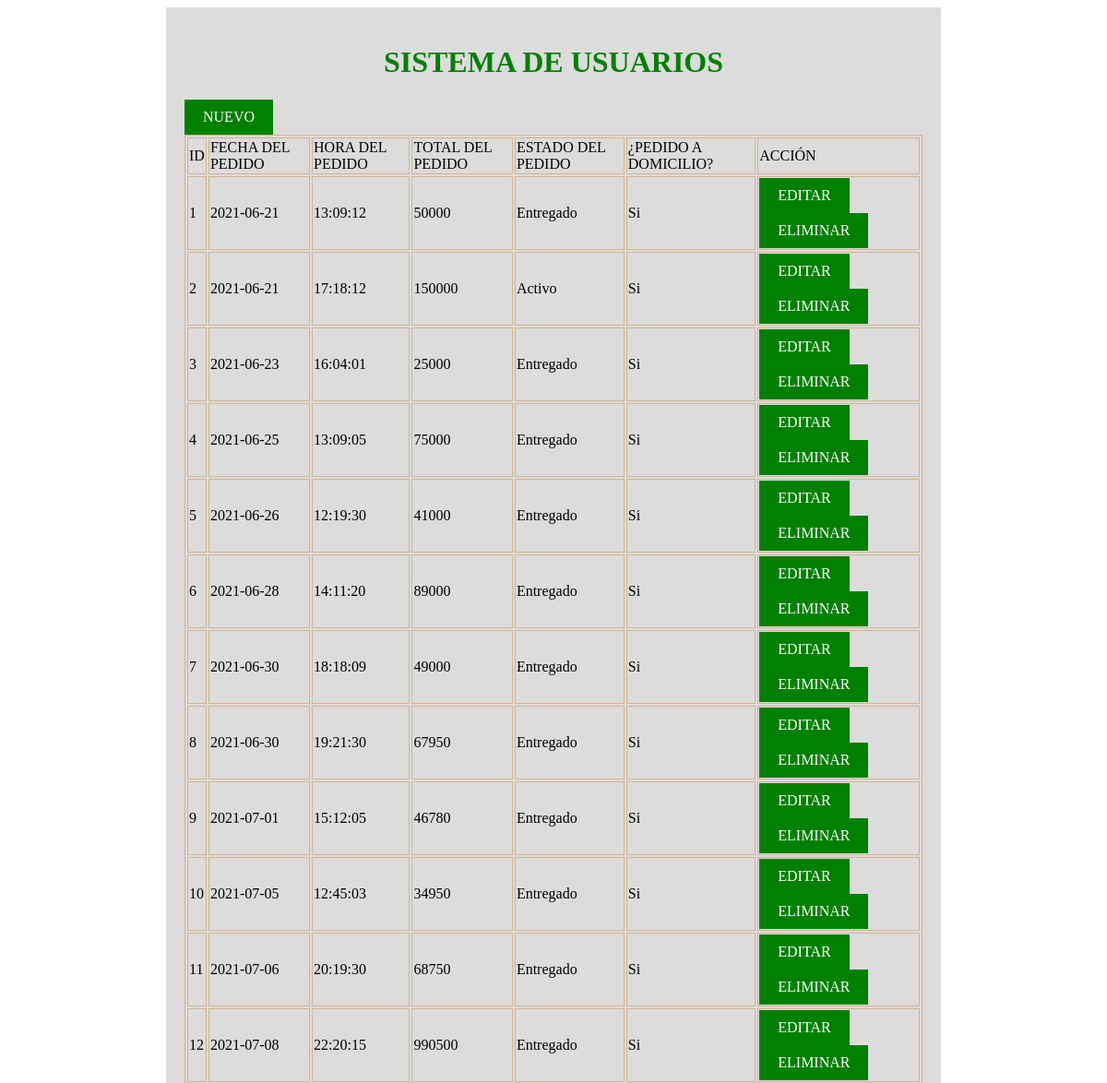
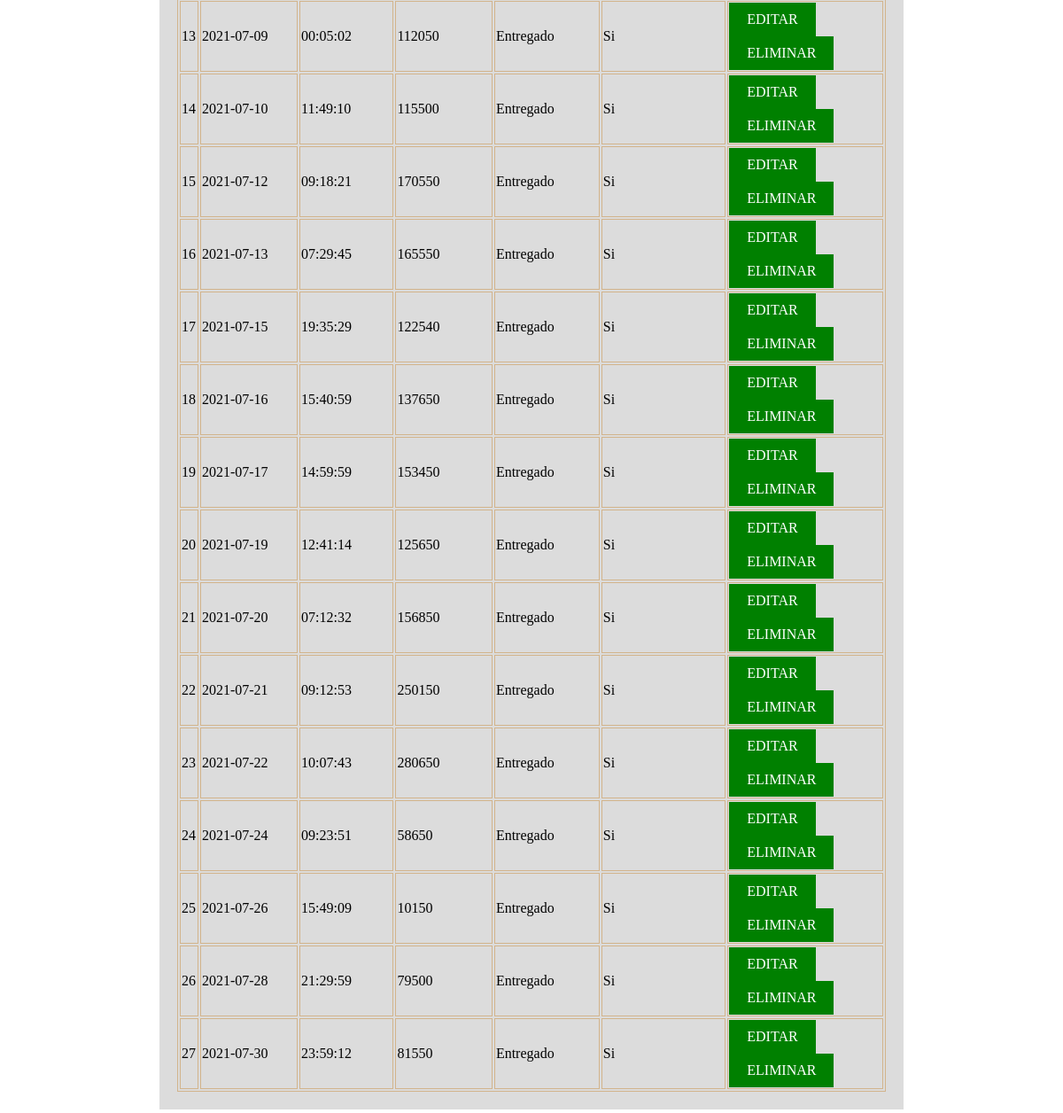
The page / on the database its author committed (2 pictures, top to bottom).
### tables this page shows
CREATE TABLE `pedido` (
  `idPedido` int(11) NOT NULL,
  `fechaPedido` date NOT NULL,
  `horaPedido` time NOT NULL,
  `totalPedido` double NOT NULL,
  `estadoPedido` varchar(30) NOT NULL,
  `pedidoaDomicilio` char(3) DEFAULT NULL,
  `idUsuarioFK` int(11) NOT NULL
);

### Controlador/pedidos/index.php (called while the page is built, shortened)
<?php
require_once("Modelo/index.php");
class modeloController{
    static function index(){
        $pedido   = new Modelo();
        $dato       =   $pedido->mostrar("pedido","10");
        require_once("Vista/pedidos/index.php");
    }
}

### Modelo/index.php (called while the page is built, shortened)
<?php
class Modelo{
    public $db;
    private $datos;
    public function __construct(){
        $this->db = new PDO('mysql:host=localhost;dbname=falconsexpress',"root","");
    }
     public function mostrar($tabla,$condicion){
        $consul="select * from ".$tabla." where ".$condicion.";";
        $resu=$this->db->query($consul);
        while($filas = $resu->FETCHALL(PDO::FETCH_ASSOC)) {
                $this->datos[]=$filas;
        }
        return $this->datos;
    }
}

### Vista/pedidos/index.php (the view)
<?php
require_once("Vista/layouts/pedidos/header.php");
?>
<a href="index.php?m=nuevo" class="btn">NUEVO</a>
<table>
    <tr>
        <td>ID</td>
        <td>FECHA DEL PEDIDO</td>
        <td>HORA DEL PEDIDO</td>
        <td>TOTAL DEL PEDIDO</td>
        <td>ESTADO DEL PEDIDO</td>
        <td>¿PEDIDO A DOMICILIO?</td>
        <td>ACCIÓN</td>
    </tr>
    <tbody>
        <?php
            if(!empty($dato)):
                foreach($dato as $key => $value)
                    foreach($value as $v):?>
                    <tr>
                        <td><?php echo $v['idPedido'] ?> </td>
                        <td><?php echo $v['fechaPedido'] ?> </td>
                        <td><?php echo $v['horaPedido'] ?> </td>
                        <td><?php echo $v['totalPedido'] ?> </td>
                        <td><?php echo $v['estadoPedido'] ?> </td>
                        <td><?php echo $v['pedidoaDomicilio'] ?> </td>
                        <td>
                            <a class="btn" href="index.php?m=editar&idPedido=<?php echo $v['idPedido']?>">EDITAR</a>
                            <a class="btn" href="index.php?m=eliminar&idPedido=<?php echo $v['idPedido']?>" onclick="return confirm('ESTA SEGURO'); false">ELIMINAR</a>
                        </td>
                    </tr>
                    <?php endforeach; ?>
            <?php else: ?>
                <tr>
                    <td colspan="11">NO HAY REGISTROS</td>
                </tr>
            <?php endif ?>
    </tbody>
</table>
<?php
require_once("Vista/layouts/pedidos/footer.php");

### index.php (shortened to what this page needs)
<?php
require_once("Controlador/pedidos/index.php");
if(isset($_GET['m'])):
    if(method_exists("modeloController",$_GET['m'])):
        modeloController::{$_GET['m']}();
    endif;
else:
    modeloController::index();
endif;

### Vista/layouts/pedidos/header.php (shortened to what this page needs)
<!DOCTYPE html>
<html lang="es">
<head>
    <link rel="stylesheet" href="Vista/css/app.css">
</head>
<body>
    <div class="panel">
        <h1 class="text-center">SISTEMA DE USUARIOS</h1>

### Vista/layouts/pedidos/footer.php
       </div>
</body>
</html>

### Vista/css/app.css (style rules this page uses)
.panel { max-width: 800px; padding: 20px; margin: auto; background: gainsboro; }
.text-center { text-align: center; color: green; }
table { width: 100%; }
table,tr,td { border: 1px solid tan; }
.btn { background: green; color: white; padding: 10px 20px; display: inline-block; text-decoration: none; }

### rows shown on the page
pedido: idPedido "1", fechaPedido "2021-06-21", horaPedido "13:09:12", totalPedido "50000", estadoPedido "Entregado", pedidoaDomicilio "Si"
pedido: idPedido "2", fechaPedido "2021-06-21", horaPedido "17:18:12", totalPedido "150000", estadoPedido "Activo", pedidoaDomicilio "Si"
pedido: idPedido "3", fechaPedido "2021-06-23", horaPedido "16:04:01", totalPedido "25000", estadoPedido "Entregado", pedidoaDomicilio "Si"
pedido: idPedido "4", fechaPedido "2021-06-25", horaPedido "13:09:05", totalPedido "75000", estadoPedido "Entregado", pedidoaDomicilio "Si"
pedido: idPedido "5", fechaPedido "2021-06-26", horaPedido "12:19:30", totalPedido "41000", estadoPedido "Entregado", pedidoaDomicilio "Si"
pedido: idPedido "6", fechaPedido "2021-06-28", horaPedido "14:11:20", totalPedido "89000", estadoPedido "Entregado", pedidoaDomicilio "Si"
pedido: idPedido "7", fechaPedido "2021-06-30", horaPedido "18:18:09", totalPedido "49000", estadoPedido "Entregado", pedidoaDomicilio "Si"
pedido: idPedido "8", fechaPedido "2021-06-30", horaPedido "19:21:30", totalPedido "67950", estadoPedido "Entregado", pedidoaDomicilio "Si"
pedido: idPedido "9", fechaPedido "2021-07-01", horaPedido "15:12:05", totalPedido "46780", estadoPedido "Entregado", pedidoaDomicilio "Si"
pedido: idPedido "10", fechaPedido "2021-07-05", horaPedido "12:45:03", totalPedido "34950", estadoPedido "Entregado", pedidoaDomicilio "Si"
pedido: idPedido "11", fechaPedido "2021-07-06", horaPedido "20:19:30", totalPedido "68750", estadoPedido "Entregado", pedidoaDomicilio "Si"
pedido: idPedido "12", fechaPedido "2021-07-08", horaPedido "22:20:15", totalPedido "990500", estadoPedido "Entregado", pedidoaDomicilio "Si"
pedido: idPedido "13", fechaPedido "2021-07-09", horaPedido "00:05:02", totalPedido "112050", estadoPedido "Entregado", pedidoaDomicilio "Si"
pedido: idPedido "14", fechaPedido "2021-07-10", horaPedido "11:49:10", totalPedido "115500", estadoPedido "Entregado", pedidoaDomicilio "Si"
pedido: idPedido "15", fechaPedido "2021-07-12", horaPedido "09:18:21", totalPedido "170550", estadoPedido "Entregado", pedidoaDomicilio "Si"
pedido: idPedido "16", fechaPedido "2021-07-13", horaPedido "07:29:45", totalPedido "165550", estadoPedido "Entregado", pedidoaDomicilio "Si"
pedido: idPedido "17", fechaPedido "2021-07-15", horaPedido "19:35:29", totalPedido "122540", estadoPedido "Entregado", pedidoaDomicilio "Si"
pedido: idPedido "18", fechaPedido "2021-07-16", horaPedido "15:40:59", totalPedido "137650", estadoPedido "Entregado", pedidoaDomicilio "Si"
pedido: idPedido "19", fechaPedido "2021-07-17", horaPedido "14:59:59", totalPedido "153450", estadoPedido "Entregado", pedidoaDomicilio "Si"
pedido: idPedido "20", fechaPedido "2021-07-19", horaPedido "12:41:14", totalPedido "125650", estadoPedido "Entregado", pedidoaDomicilio "Si"
pedido: idPedido "21", fechaPedido "2021-07-20", horaPedido "07:12:32", totalPedido "156850", estadoPedido "Entregado", pedidoaDomicilio "Si"
pedido: idPedido "22", fechaPedido "2021-07-21", horaPedido "09:12:53", totalPedido "250150", estadoPedido "Entregado", pedidoaDomicilio "Si"
pedido: idPedido "23", fechaPedido "2021-07-22", horaPedido "10:07:43", totalPedido "280650", estadoPedido "Entregado", pedidoaDomicilio "Si"
pedido: idPedido "24", fechaPedido "2021-07-24", horaPedido "09:23:51", totalPedido "58650", estadoPedido "Entregado", pedidoaDomicilio "Si"
pedido: idPedido "25", fechaPedido "2021-07-26", horaPedido "15:49:09", totalPedido "10150", estadoPedido "Entregado", pedidoaDomicilio "Si"
pedido: idPedido "26", fechaPedido "2021-07-28", horaPedido "21:29:59", totalPedido "79500", estadoPedido "Entregado", pedidoaDomicilio "Si"
pedido: idPedido "27", fechaPedido "2021-07-30", horaPedido "23:59:12", totalPedido "81550", estadoPedido "Entregado", pedidoaDomicilio "Si"
